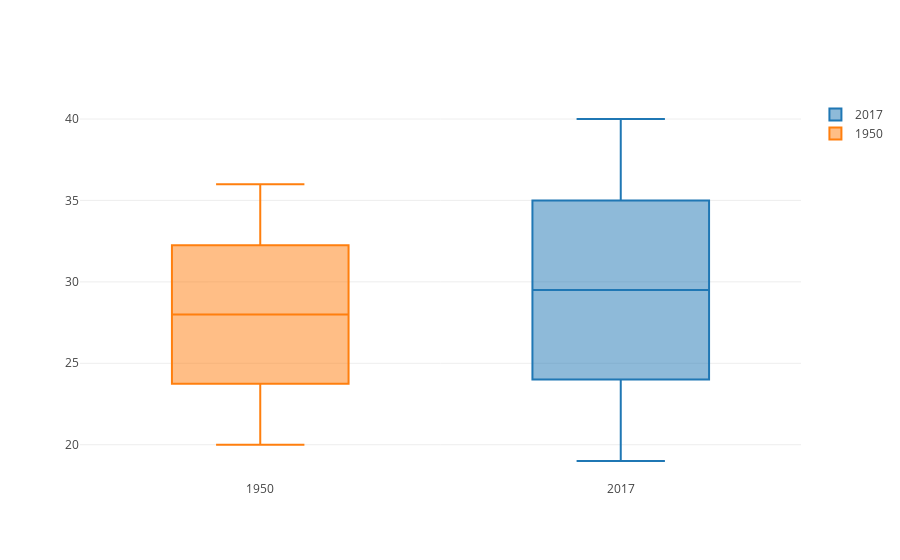

Notebook code cell kept with this figure:
### Code cell
trace0 = go.Box(y=players17.index, name = '2017')
trace1 = go.Box(y=players50.index, name = '1950')
data = [trace0, trace1]
iplot(data)

### Figure 1 — Plotly figure (JSON) as saved in the notebook; plotly's stock layout.template omitted (floating-point values rounded to 4 significant figures)
{"data": [{"name": "2017", "type": "box", "uid": "6f86414c-13e3-4717-bc25-d918a062d4e0", "y": [19, 20, 21, 22, 23, 24, 25, 26, 27, 28, 29, 30, 31, 32, 33, 34, 35, 36, 37, 38, 39, 40]}, {"name": "1950", "type": "box", "uid": "00c57b8b-1ebb-48ab-b9c5-4a8950e284c2", "y": [20, 21, 22, 23, 24, 25, 26, 27, 28, 29, 30, 31, 32, 33, 34, 35, 36]}], "layout": {}}
